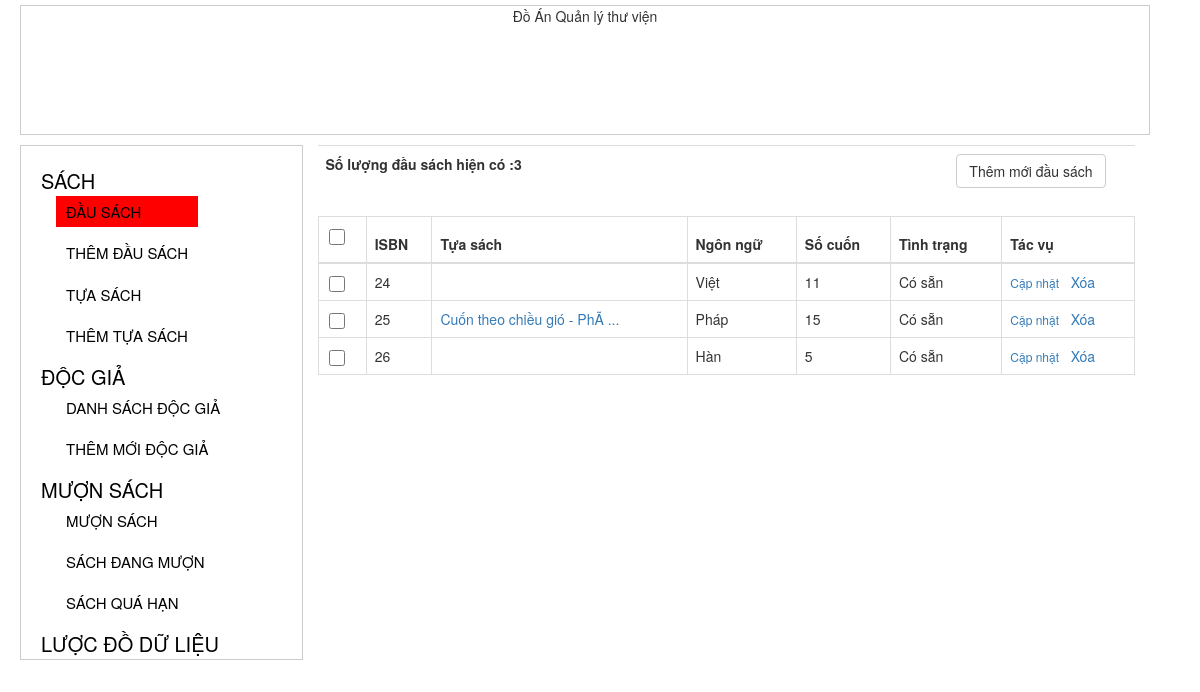
The app's page /index.php?act=list_dau_sach, older data.
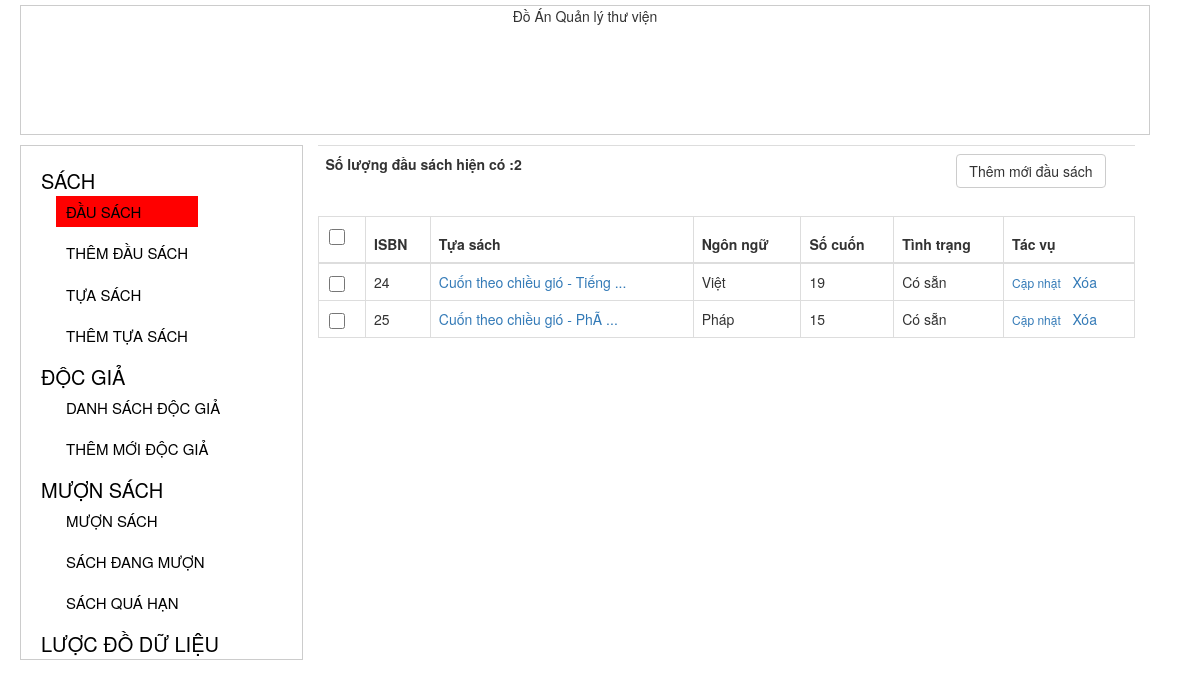
The same page, newer data.
### tables this page shows
CREATE TABLE `dausach` (
  `isbn` int(11) UNSIGNED NOT NULL,
  `ma_tuasach` int(11) NOT NULL,
  `ngonngu` varchar(15) NOT NULL,
  `bia` varchar(255) NOT NULL,
  `trangthai` varchar(1) NOT NULL
);

### inc/class_dau_sach.php (called while the page is built, shortened)
<?php
Class DauSach{
	protected $conn;
	static $instance;
	function __construct() {
		global $conn;
		$this->conn 	= $conn;
	}
	static function getInstance(){
        if(self::$instance !== null){
            return self::$instance;
        }
        self::$instance = new DauSach();
        return self::$instance;
    }
	function demSoLuong($isbn){
		$sql = "SELECT count(isbn) FROM cuonsach WHERE isbn = {$isbn}";
		$result = $this->conn->query($sql);
		$row = mysqli_fetch_row($result);
		return $row[0];
	}
	public static function listDauSach($select_all = 0, $posts_per_age = 10, $current_page = 1) {
		global $conn;
		if($select_all){
			$sql ="SELECT * FROM dausach";
			$result = $conn->query($sql);
			if ($result && $result->num_rows > 0) {
				return $result;
			}
			return 0;
		} else {
			$offset = $posts_per_age * ($current_page - 1);
			$sql ="SELECT * FROM dausach LIMIT {$posts_per_age} OFFSET {$offset}";
			$result = $conn->query($sql);
			if ($result && $result->num_rows > 0) {
				return $result;
			}
			return 0;
		}
	}
}

### module/list_dau_sach.php (the view, shortened to what this page needs)
<?php
$total = DauSach::listDauSach($select_all = 1);
if( !empty($total) ){
	$url           = 'act=list_dau_sach&';
	$total_record = $total->num_rows;
    $current_page = isset($_GET['page']) ? $_GET['page'] : 1;
    $posts_per_page = 10;
	$result = DauSach::listDauSach($select_all = 0, $posts_per_page, $current_page );
    echo '<table class= "table">';
    echo '<th class="col-md-8"> Số lượng đầu sách hiện có :'.$total_record .'</th>';
    echo '<th class= "col-md-2"><a href="index.php?act=frm_add_dau_sach" class="btn-default btn btn-link1"> Thêm mới đầu sách </a></th>';
    echo '<table>';
    echo '<table class="table table-bordered">';
	echo '<thead><tr><th><label for="selectall"> <input class ="checkbox selectall" id= "selectall" type="checkbox" /></label> </th><th> ISBN</th> <th> Tựa sách </th><th> Ngôn ngữ </th><th> Số cuốn</th><th> Tình trạng </td> <th> Tác vụ </th> </tr></thead>';
	echo ' <tbody>';
	while( $row = $result->fetch_assoc() ) {
		$isbn 		= $row['isbn'];
        $ngonngu = $row['ngonngu'];
		$trangthai 	= ($row['trangthai'] == 1)  ?  'Có sẵn' :'Hết';
		echo '<tr>';
        echo '<td>';
        echo "<input class='checkbox ' id= 'checkbox' type='checkbox' />";
        echo '</td>';
        echo "<td> " . $isbn. " </td><td> <a class='' href= 'index.php?act=chi_tiet_dau_sach&id=".$isbn."'> " . limit_string( $row['bia'],30). "</a> </td>";
        echo '<td>'.get_ngon_ngu($ngonngu).'</td>';
        echo '<td>'.demSoLuongDauSach($isbn).'</td>';
        echo "<td>". $trangthai. "</td>";
        echo "<td><a  class='action'  href='index.php?act=frm_add_dau_sach&id=".$isbn."'>Cập nhật</a> &nbsp; <a href='index.php?{$url}page={$current_page}&del={$isbn}' onclick ='return remove_tua_sach()'> Xóa</a>  ";
        echo '</tr>';
    }
    echo '</tbody>';
    echo '</table>';
} else {
    echo 'Chưa có đầu sách nào trong hệ thống';
    ?>
    <a href="index.php?act=frm_add_dau_sach"> Thêm mới một đầu sách</a>
    <?php
}

Row changes from the older to the newer data that the page shows:
removed dausach: isbn "26", ngonngu "Hàn", isbn "5", trangthai "Có sẵn"
changed dausach "Việt": bia (not shown) → "Cuốn theo chiều gió - Tiếng ..."; isbn "11" → "19"
Text that changed along with them:
$total_record: "3" → "2"
